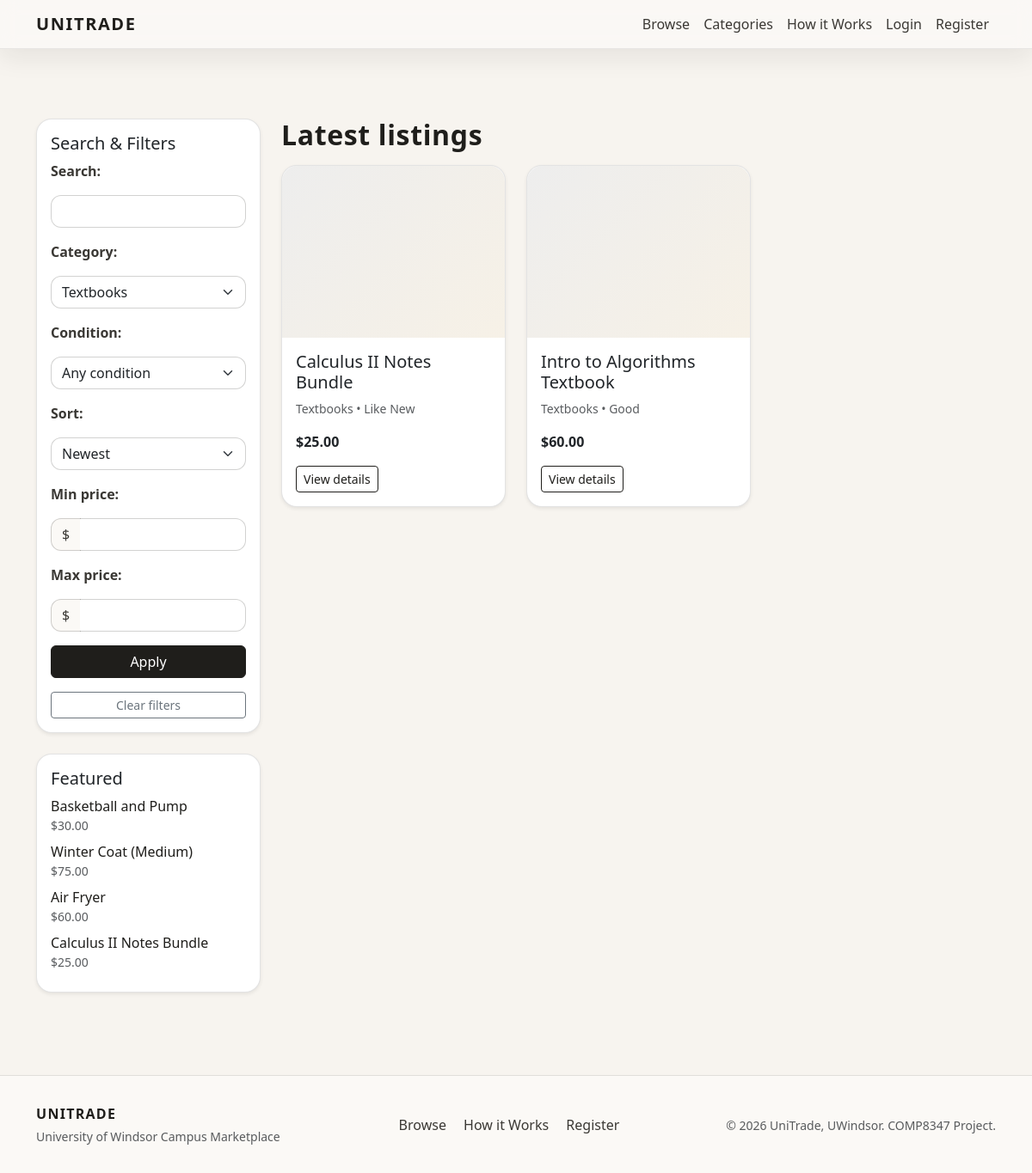
The app's page /browse/?category=1, older data.
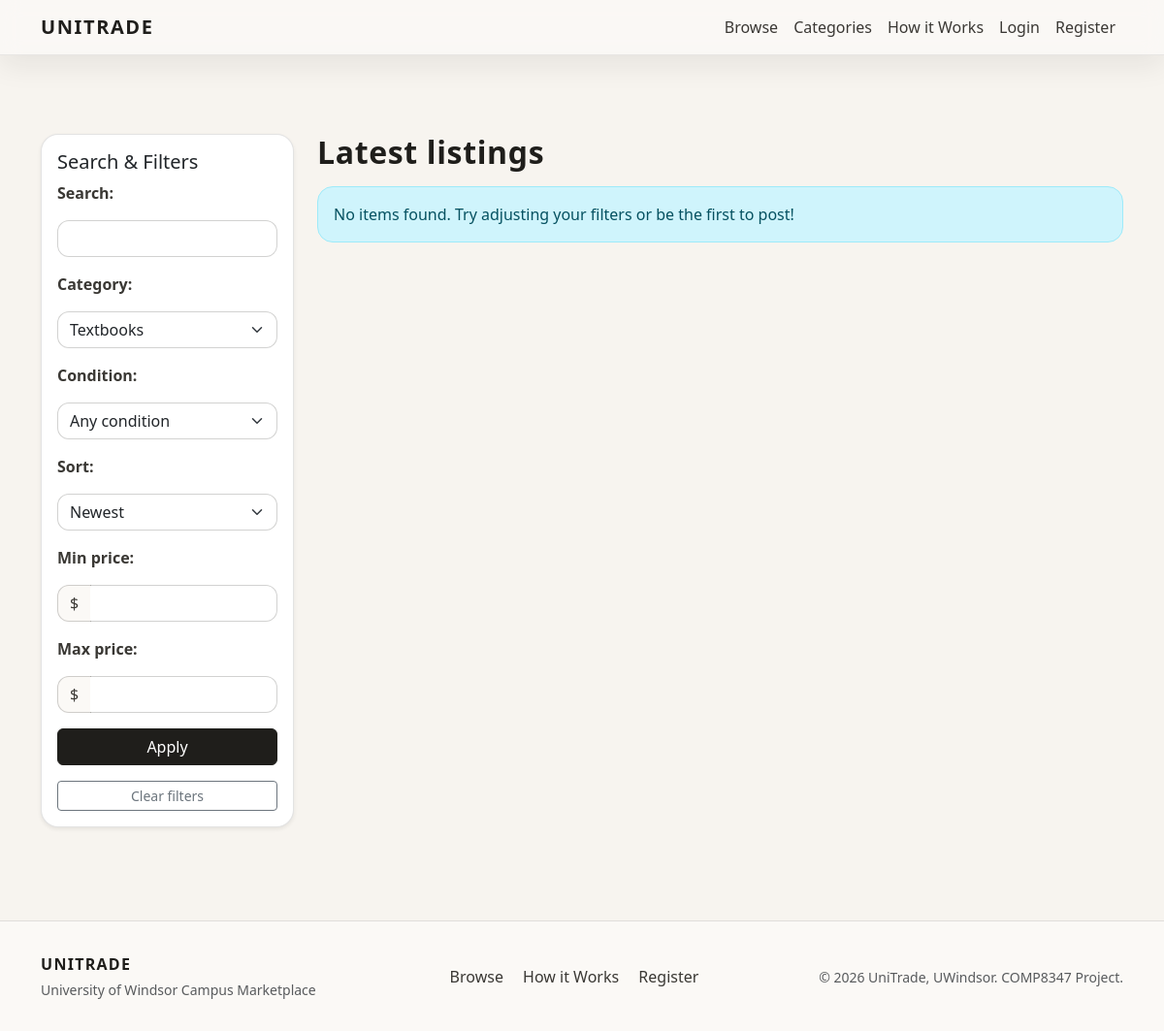
The same page, newer data.
### marketplace/models.py (models this page shows, shortened)
class Item(models.Model):
    CONDITION_NEW = 'new'
    CONDITION_LIKE_NEW = 'like_new'
    CONDITION_GOOD = 'good'
    CONDITION_FAIR = 'fair'
    CONDITION_POOR = 'poor'
    CONDITION_CHOICES = [
        (CONDITION_NEW, 'New'),
        (CONDITION_LIKE_NEW, 'Like New'),
        (CONDITION_GOOD, 'Good'),
        (CONDITION_FAIR, 'Fair'),
        (CONDITION_POOR, 'Poor'),
    ]
    STATUS_DRAFT = 'draft'
    STATUS_PUBLISHED = 'published'
    STATUS_SOLD = 'sold'
    STATUS_CHOICES = [
        (STATUS_DRAFT, 'Draft'),
        (STATUS_PUBLISHED, 'Published'),
        (STATUS_SOLD, 'Sold'),
    ]
    seller = models.ForeignKey(User, on_delete=models.CASCADE, related_name='items')
    category = models.ForeignKey(Category, on_delete=models.PROTECT, related_name='items')
    title = models.CharField(max_length=200)
    description = models.TextField()
    price = models.DecimalField(max_digits=10, decimal_places=2)
    condition = models.CharField(max_length=20, choices=CONDITION_CHOICES)
    status = models.CharField(max_length=20, choices=STATUS_CHOICES, default=STATUS_PUBLISHED)
    location = models.CharField(max_length=120, blank=True, default='UWindsor Campus')
    negotiable = models.BooleanField(default=False)
    created_at = models.DateTimeField(auto_now_add=True)
    updated_at = models.DateTimeField(auto_now=True)
    class Meta:
        ordering = ['-created_at']

class Category(models.Model):
    name = models.CharField(max_length=100, unique=True)
    slug = models.SlugField(max_length=120, unique=True)
    class Meta:
        verbose_name_plural = 'categories'
    def __str__(self):
        return self.name

### marketplace/views.py (the view)
# urls.py: path('browse/', views.BrowseListView.as_view(), name='browse'),
class BrowseListView(ListView):
    model = Item
    template_name = 'marketplace/home.html'
    context_object_name = 'items'
    paginate_by = 9
    def get_queryset(self):
        queryset = Item.objects.filter(
            status__in=[Item.STATUS_PUBLISHED, Item.STATUS_SOLD]
        ).select_related('category', 'seller').prefetch_related('images')
        form = self.get_filter_form()
        if form.is_valid():
            q = form.cleaned_data.get('q')
            category = form.cleaned_data.get('category')
            condition = form.cleaned_data.get('condition')
            min_price = form.cleaned_data.get('min_price')
            max_price = form.cleaned_data.get('max_price')
            sort = form.cleaned_data.get('sort') or 'newest'
            if q:
                queryset = queryset.filter(Q(title__icontains=q) | Q(description__icontains=q))
            if category:
                queryset = queryset.filter(category=category)
            if condition:
                queryset = queryset.filter(condition=condition)
            if min_price is not None:
                queryset = queryset.filter(price__gte=min_price)
            if max_price is not None:
                queryset = queryset.filter(price__lte=max_price)
            if sort == 'price_low':
                queryset = queryset.order_by('price')
            elif sort == 'price_high':
                queryset = queryset.order_by('-price')
            else:
                queryset = queryset.order_by('-created_at')
        return queryset
    def get_filter_form(self):
        return ItemFilterForm(self.request.GET or None, categories=Category.objects.all())
    def get_context_data(self, **kwargs):
        context = super().get_context_data(**kwargs)
        context['filter_form'] = self.get_filter_form()
        context['featured_items'] = (
            Item.objects.filter(status=Item.STATUS_PUBLISHED)
            .select_related('category')
            .order_by('-created_at')[:4]
        )
        params = self.request.GET.copy()
        params.pop('page', None)
        context['filter_params'] = params.urlencode()
        return context

### marketplace/forms.py
class ItemFilterForm(forms.Form):
    q = forms.CharField(required=False, label='Search')
    category = forms.ModelChoiceField(queryset=None, required=False)
    condition = forms.ChoiceField(
        choices=[('', 'Any condition')] + Item.CONDITION_CHOICES,
        required=False,
    )
    min_price = forms.DecimalField(required=False, min_value=0, decimal_places=2)
    max_price = forms.DecimalField(required=False, min_value=0, decimal_places=2)
    sort = forms.ChoiceField(
        choices=[
            ('newest', 'Newest'),
            ('price_low', 'Lowest price'),
            ('price_high', 'Highest price'),
        ],
        required=False,
    )
    def __init__(self, *args, **kwargs):
        categories = kwargs.pop('categories', None)
        super().__init__(*args, **kwargs)
        if categories is not None:
            self.fields['category'].queryset = categories
        for field_name, field in self.fields.items():
            if field_name in {'category', 'condition', 'sort'}:
                field.widget.attrs.setdefault('class', 'form-select')
            else:
                field.widget.attrs.setdefault('class', 'form-control')

### templates/marketplace/home.html (shortened to what this page needs)
{% extends 'base.html' %}
{% load humanize %}
{% block content %}
  <div class="row g-4">
    <div class="col-lg-3">
      <div class="card shadow-sm">
        <div class="card-body">
          <h5 class="card-title">Search & Filters</h5>
          <form method="get" class="vstack gap-3">
            {{ filter_form.q.label_tag }}
            {{ filter_form.q }}
            {{ filter_form.category.label_tag }}
            {{ filter_form.category }}
            {{ filter_form.condition.label_tag }}
            {{ filter_form.condition }}
            {{ filter_form.sort.label_tag }}
            {{ filter_form.sort }}
            {{ filter_form.min_price.label_tag }}
            <div class="input-group">
              <span class="input-group-text">$</span>
              {{ filter_form.min_price }}
            </div>
            {{ filter_form.max_price.label_tag }}
            <div class="input-group">
              <span class="input-group-text">$</span>
              {{ filter_form.max_price }}
            </div>
            <button class="btn btn-primary w-100" type="submit">Apply</button>
            <a href="{% url 'marketplace:browse' %}" class="btn btn-outline-secondary btn-sm w-100">Clear filters</a>
          </form>
        </div>
      </div>
      {% if featured_items %}
        <div class="card shadow-sm mt-4">
          <div class="card-body">
            <h5 class="card-title">Featured</h5>
            <ul class="list-unstyled mb-0">
              {% for fi in featured_items %}
                <li class="mb-2">
                  <a class="text-decoration-none" href="{% url 'marketplace:item_detail' fi.pk %}">
                    {{ fi.title }}
                  </a>
                  <div class="text-muted small">${{ fi.price|floatformat:2 }}</div>
                </li>
              {% endfor %}
            </ul>
          </div>
        </div>
      {% endif %}
    </div>
    <div class="col-lg-9">
      <h2 class="mb-3 section-title">Latest listings</h2>
      <div class="row g-4">
        {% for item in items %}
          <div class="col-md-6 col-xl-4">
            <div class="card h-100 shadow-sm">
              {% if item.images.first %}
                <img src="{{ item.images.first.image.url }}" class="card-img-top" alt="{{ item.title }}">
              {% else %}
                <div class="card-img-top-placeholder"></div>
              {% endif %}
              <div class="card-body d-flex flex-column">
                <h5 class="card-title">{{ item.title }}</h5>
                <p class="card-text text-muted small">
                  {{ item.category.name }} &bull; {{ item.get_condition_display }}
                </p>
                <p class="card-text fw-semibold">${{ item.price|floatformat:2 }}</p>
                <a href="{% url 'marketplace:item_detail' item.pk %}" class="btn btn-outline-primary btn-sm mt-auto" style="width:fit-content">
                  View details
                </a>
              </div>
            </div>
          </div>
        {% empty %}
          <div class="col-12">
            <div class="alert alert-info">No items found. Try adjusting your filters or be the first to post!</div>
          </div>
        {% endfor %}
      </div>
    </div>
  </div>
{% endblock %}

Row changes from the older to the newer data that the page shows:
removed Item: title "Basketball and Pump", price "30.00", shown under "Featured"
removed Item: title "Winter Coat (Medium)", price "75.00", shown under "Featured"
removed Item: title "Air Fryer", price "60.00", shown under "Featured"
removed Item: title "Calculus II Notes Bundle", price "25.00", category.name "Textbooks", condition "Like New"
removed Item: title "Intro to Algorithms Textbook", category.name "Textbooks", condition "Good", price "60.00", shown under "Latest listings"
Text that changed along with them:
text no longer shown: "Featured"
text now shown: "No items found. Try adjusting your filters or be the first to post!"
